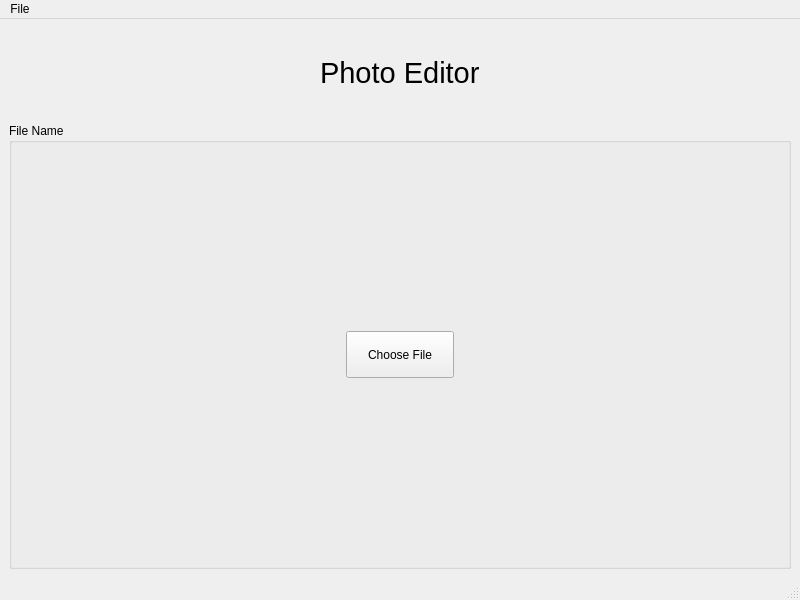
<?xml version="1.0" encoding="UTF-8"?>
<ui version="4.0">
 <class>MainWindow</class>
 <widget class="QMainWindow" name="MainWindow">
  <property name="geometry">
   <rect>
    <x>0</x>
    <y>0</y>
    <width>800</width>
    <height>600</height>
   </rect>
  </property>
  <property name="maximumSize">
   <size>
    <width>16777215</width>
    <height>16777215</height>
   </size>
  </property>
  <property name="windowTitle">
   <string>MainWindow</string>
  </property>
  <widget class="QWidget" name="centralwidget">
   <layout class="QVBoxLayout" name="verticalLayout_2" stretch="1,5">
    <item>
     <layout class="QVBoxLayout" name="verticalLayout">
      <item alignment="Qt::AlignmentFlag::AlignHCenter">
       <widget class="QLabel" name="label">
        <property name="sizePolicy">
         <sizepolicy hsizetype="Expanding" vsizetype="Expanding">
          <horstretch>0</horstretch>
          <verstretch>0</verstretch>
         </sizepolicy>
        </property>
        <property name="font">
         <font>
          <pointsize>22</pointsize>
         </font>
        </property>
        <property name="text">
         <string>Photo Editor</string>
        </property>
       </widget>
      </item>
     </layout>
    </item>
    <item>
     <layout class="QVBoxLayout" name="verticalLayout_3">
      <item>
       <widget class="QGroupBox" name="groupBox">
        <property name="sizePolicy">
         <sizepolicy hsizetype="Expanding" vsizetype="Expanding">
          <horstretch>0</horstretch>
          <verstretch>0</verstretch>
         </sizepolicy>
        </property>
        <property name="title">
         <string>File Name</string>
        </property>
        <layout class="QVBoxLayout" name="verticalLayout_5">
         <item>
          <layout class="QVBoxLayout" name="MainFrame" stretch="0">
           <property name="sizeConstraint">
            <enum>QLayout::SizeConstraint::SetFixedSize</enum>
           </property>
           <item alignment="Qt::AlignmentFlag::AlignHCenter">
            <widget class="QPushButton" name="ChooseFileBtn">
             <property name="enabled">
              <bool>true</bool>
             </property>
             <property name="sizePolicy">
              <sizepolicy hsizetype="Fixed" vsizetype="Fixed">
               <horstretch>0</horstretch>
               <verstretch>0</verstretch>
              </sizepolicy>
             </property>
             <property name="maximumSize">
              <size>
               <width>278</width>
               <height>47</height>
              </size>
             </property>
             <property name="styleSheet">
              <string notr="true">QPushButton {
	width: 100px;
	height: 40px;
}</string>
             </property>
             <property name="text">
              <string>Choose File</string>
             </property>
             <property name="checkable">
              <bool>false</bool>
             </property>
             <property name="autoDefault">
              <bool>false</bool>
             </property>
            </widget>
           </item>
          </layout>
         </item>
        </layout>
       </widget>
      </item>
     </layout>
    </item>
   </layout>
  </widget>
  <widget class="QMenuBar" name="menubar">
   <property name="geometry">
    <rect>
     <x>0</x>
     <y>0</y>
     <width>800</width>
     <height>25</height>
    </rect>
   </property>
   <widget class="QMenu" name="menuOpen">
    <property name="title">
     <string>File</string>
    </property>
    <addaction name="actionOpen"/>
    <addaction name="actionExit"/>
   </widget>
   <addaction name="menuOpen"/>
  </widget>
  <widget class="QStatusBar" name="statusbar"/>
  <action name="actionOpen">
   <property name="icon">
    <iconset theme="QIcon::ThemeIcon::DocumentOpen"/>
   </property>
   <property name="text">
    <string>Open</string>
   </property>
  </action>
  <action name="actionExit">
   <property name="icon">
    <iconset theme="QIcon::ThemeIcon::ApplicationExit"/>
   </property>
   <property name="text">
    <string>Exit</string>
   </property>
  </action>
 </widget>
 <resources/>
 <connections/>
</ui>
